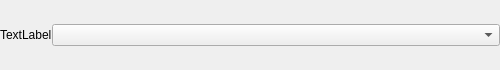
<?xml version="1.0" encoding="UTF-8"?>
<ui version="4.0">
 <class>espreso::OptionHandler</class>
 <widget class="QWidget" name="espreso::OptionHandler">
  <property name="geometry">
   <rect>
    <x>0</x>
    <y>0</y>
    <width>500</width>
    <height>70</height>
   </rect>
  </property>
  <property name="sizePolicy">
   <sizepolicy hsizetype="Preferred" vsizetype="Preferred">
    <horstretch>0</horstretch>
    <verstretch>0</verstretch>
   </sizepolicy>
  </property>
  <property name="windowTitle">
   <string>Form</string>
  </property>
  <layout class="QHBoxLayout" name="horizontalLayout">
   <property name="spacing">
    <number>0</number>
   </property>
   <property name="leftMargin">
    <number>0</number>
   </property>
   <property name="topMargin">
    <number>0</number>
   </property>
   <property name="rightMargin">
    <number>0</number>
   </property>
   <property name="bottomMargin">
    <number>0</number>
   </property>
   <item>
    <widget class="QLabel" name="label">
     <property name="sizePolicy">
      <sizepolicy hsizetype="Fixed" vsizetype="Fixed">
       <horstretch>0</horstretch>
       <verstretch>0</verstretch>
      </sizepolicy>
     </property>
     <property name="text">
      <string>TextLabel</string>
     </property>
     <property name="alignment">
      <set>Qt::AlignLeading|Qt::AlignLeft|Qt::AlignVCenter</set>
     </property>
    </widget>
   </item>
   <item>
    <widget class="QComboBox" name="cmb">
     <property name="sizePolicy">
      <sizepolicy hsizetype="Preferred" vsizetype="Fixed">
       <horstretch>0</horstretch>
       <verstretch>0</verstretch>
      </sizepolicy>
     </property>
    </widget>
   </item>
  </layout>
 </widget>
 <resources/>
 <connections/>
</ui>
